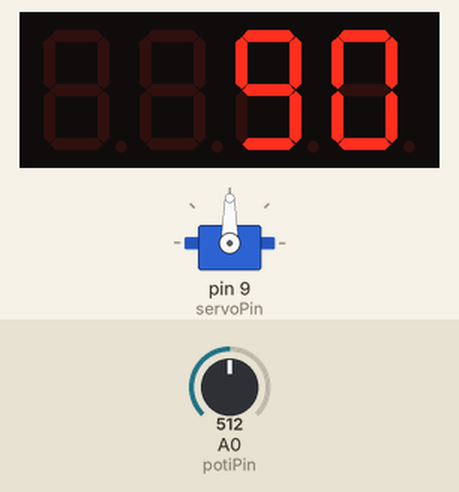
A sketch run on a simulated Arduino Uno, built with avr-gcc and run on an emulated ATmega328P. On the bench: servo, 4-digit seven-segment display. The inputs (shaded band) are chosen by the test bench; at power-on: A0 (potiPin) = 512.

Above: at 1.2 s.
1.3 s: A0 (potiPin) set to 716
At 1.7 s:
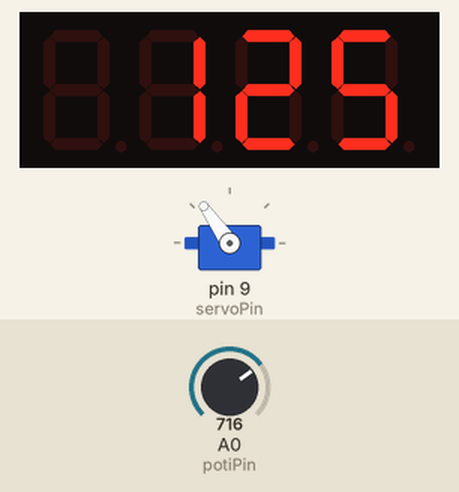
2.8 s: A0 (potiPin) set to 900
At 3.3 s:
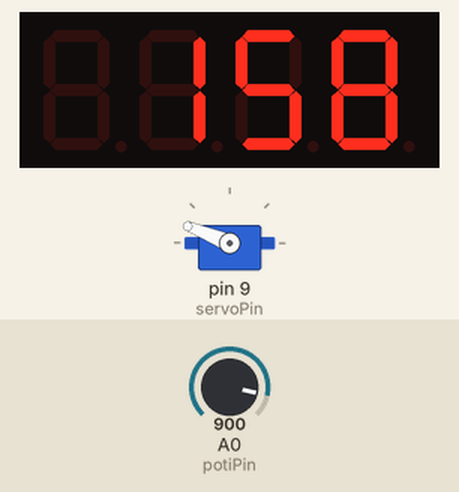
4.4 s: A0 (potiPin) set to 1023
At 5.0 s:
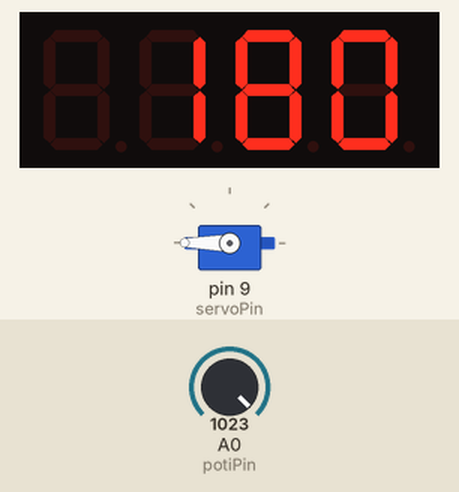
6.0 s: A0 (potiPin) set to 306
At 6.6 s:
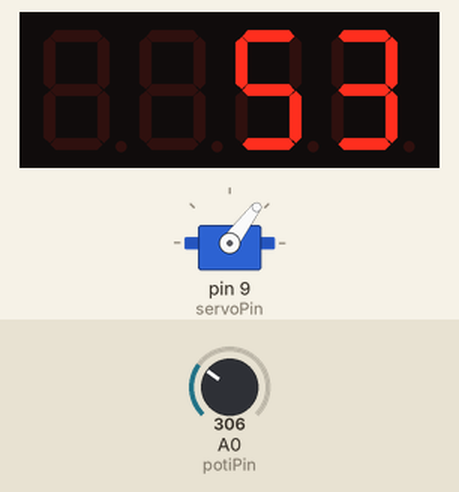
7.5 s: A0 (potiPin) set to 122
At 8.6 s:
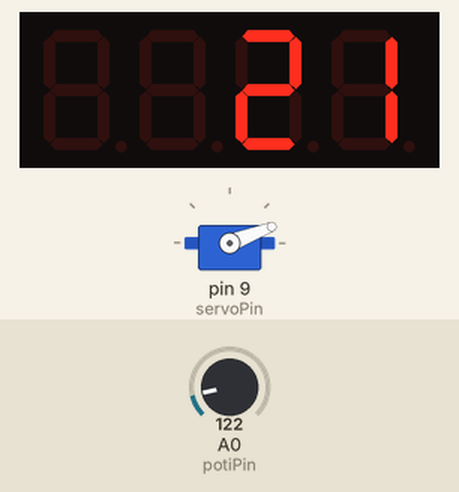
9.0 s: A0 (potiPin) set to 0
At 10.2 s:
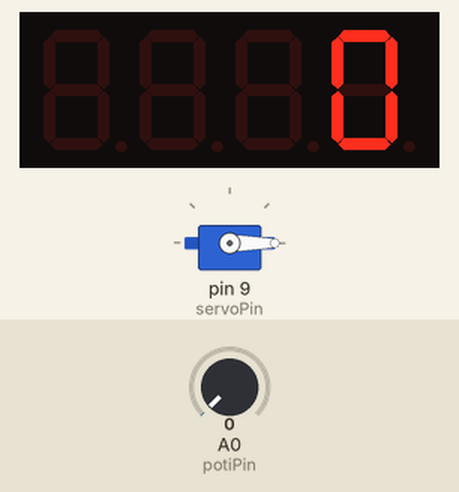
Timing chart, 0 to 11.6 s (numbered marks = the images above; inputs shaded):
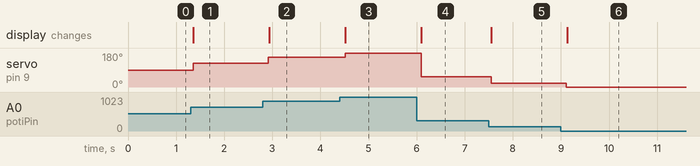

Measured:
- after the input at 1.3 s, servo on pin 9 (servoPin): 90° → 125° after 0.06 s; the display: changes after 0.06 s (image 1)
- after the input at 2.8 s, servo on pin 9 (servoPin): 125° → 158° after 0.12 s; the display: changes after 0.14 s (image 2)
- after the input at 4.4 s, servo on pin 9 (servoPin): 158° → 180° after 0.12 s; the display: changes after 0.12 s (image 3)
- after the input at 6.0 s, servo on pin 9 (servoPin): 180° → 53° after 0.09 s; the display: changes after 0.09 s (image 4)
- after the input at 7.5 s, servo on pin 9 (servoPin): 53° → 21° after 0.05 s; the display: changes after 0.05 s (image 5)
- after the input at 9.0 s, servo on pin 9 (servoPin): 21° → 0° after 0.11 s; the display: changes after 0.13 s (image 6)

The sketch:

Servo_TM1637.ino
```cpp
#include <Servo.h>            // Servo-Bibliothek einbinden
#include <TM1637Display.h>    // Bibliothek für TM1637 7-Segment-Display einbinden

// Pins für das TM1637 7-Segment-Display
#define CLK 6  // Takt-Pin (Clock)
#define DIO 7  // Daten-Pin (Data)

TM1637Display display(CLK, DIO); // Display-Objekt erstellen
Servo meinServo;                 // Servo-Objekt erstellen

//  Pins für das Potentiometer und Servo
int potiPin = A0;  // Potentiometer an Analog-Pin A0
int servoPin = 9;  // Servo an Digital-Pin 9

void setup() {
  meinServo.attach(servoPin);  // Servo mit dem definierten Pin verbinden
  display.setBrightness(7);    // Helligkeit des Displays auf Maximum (0-7)
}

void loop() {
  int potiWert = analogRead(potiPin); //  Poti-Wert von 0 bis 1023 auslesen
  int winkel = map(potiWert, 0, 1023, 0, 180); //  Wert auf 0-180 Grad umrechnen

  meinServo.write(winkel); //  Servo auf berechneten Winkel drehen
  display.showNumberDec(winkel, false); //  Winkel auf dem Display anzeigen

  delay(100); //  100ms Pause für eine flüssige Aktualisierung
}
```
